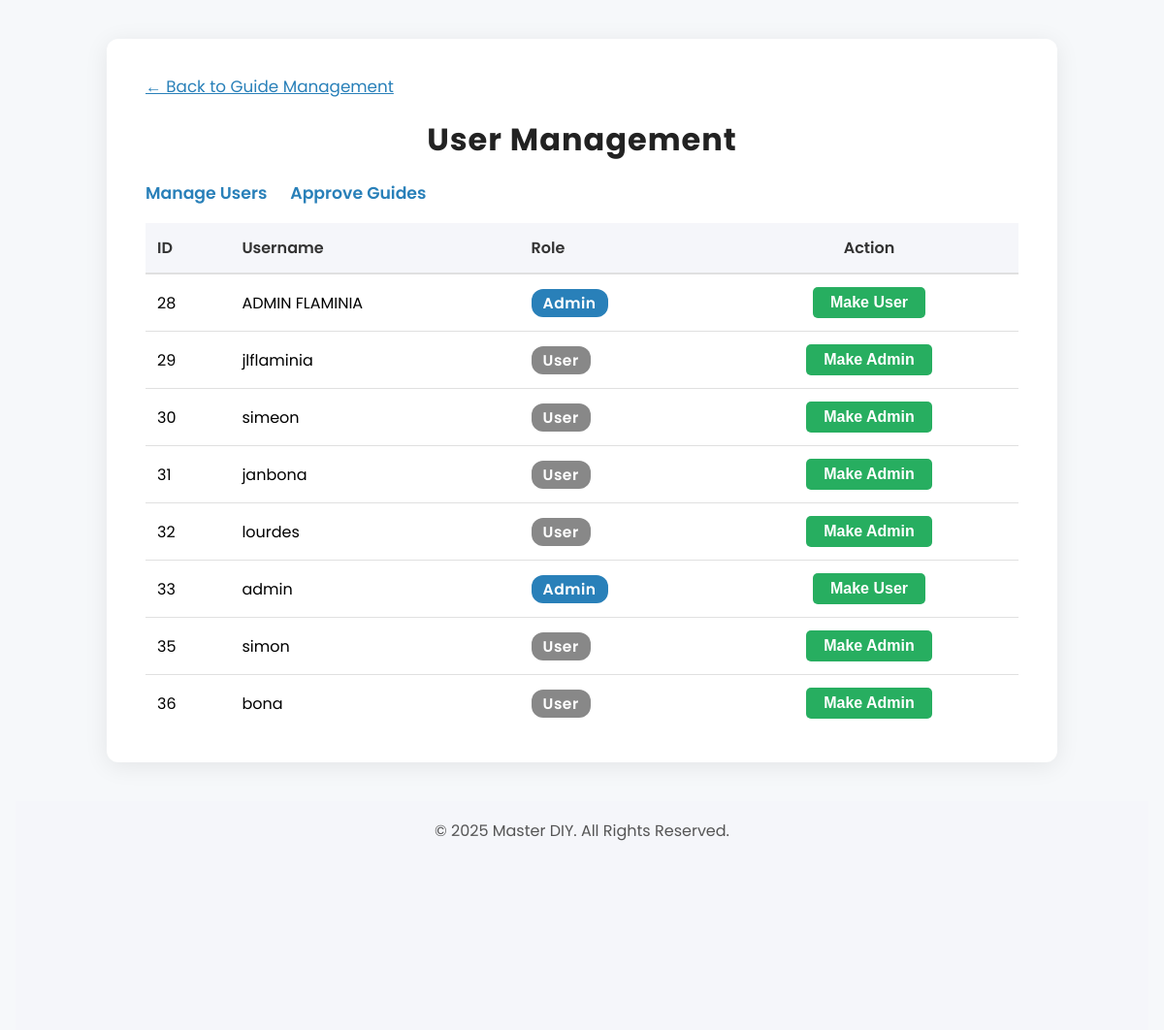
/admin-user.php (signed in), run on the app's committed database.
### tables this page shows
CREATE TABLE `users` (
  `id` int(11) NOT NULL,
  `username` varchar(50) NOT NULL,
  `password` varchar(255) NOT NULL,
  `usertype` varchar(50) NOT NULL DEFAULT 'user'
);

### admin-user.php (the view, shortened to what this page needs)
<?php
$host = 'localhost';
$db = 'masterdiy';
$user = 'root';
$pass = '';
$conn = new mysqli($host, $user, $pass, $db);
$query = "SELECT id, username, usertype FROM users";
$result = $conn->query($query);
?>
<!DOCTYPE html>
<html lang="en">
<head>
    <link rel="stylesheet" href="css/style.css" />
    <link rel="stylesheet" href="css/mediaqueries.css" />
</head>
<body>
    <div class="admin-container">
        <a href="admin.php" class="back-link">&larr; Back to Guide Management</a>
        <div class="admin-title">User Management</div>
        <div class="admin-actions">
            <ul>
                <li><a href="admin-user.php">Manage Users</a></li>
                <li><a href="admin_approve_guides.php">Approve Guides</a></li>
            </ul>
        </div>
        <table class="admin-table">
            <thead>
                <tr>
                    <th>ID</th>
                    <th>Username</th>
                    <th>Role</th>
                    <th style="text-align:center;">Action</th>
                </tr>
            </thead>
            <tbody>
            <?php if ($result && $result->num_rows > 0): ?>
                <?php while($row = $result->fetch_assoc()): ?>
                    <tr>
                        <td><?php echo htmlspecialchars($row['id']); ?></td>
                        <td><?php echo htmlspecialchars($row['username']); ?></td>
                        <td>
                            <?php if ($row['usertype'] === 'admin'): ?>
                                <span class="badge badge-admin">Admin</span>
                            <?php else: ?>
                                <span class="badge badge-user">User</span>
                            <?php endif; ?>
                        </td>
                        <td class="actions-cell">
                            <?php
                            $current_user_id = isset($_SESSION['user_id']) ? $_SESSION['user_id'] : null;
                            if ($current_user_id === null || $row['id'] != $current_user_id):
                            ?>
                                <form method="post" style="display:inline;">
                                    <button type="submit" class="action-btn toggle-btn">
                                        Make <?php echo ($row['usertype'] === 'admin') ? 'User' : 'Admin'; ?>
                                    </button>
                                </form>
                            <?php else: ?>
                                <button class="action-btn toggle-btn" disabled>Yourself</button>
                            <?php endif; ?>
                        </td>
                    </tr>
                <?php endwhile; ?>
            <?php else: ?>
                <tr><td colspan="4" class="no-users">No users found.</td></tr>
            <?php endif; ?>
            </tbody>
        </table>
    </div>
    <footer>
        <p>&copy; <?= date('Y') ?> Master DIY. All Rights Reserved.</p>
    </footer>
</body>
</html>

### css/style.css (style rules this page uses)
* { margin: 0; padding: 0; }
body { font-family: "Poppins", sans-serif; }
html { scroll-behavior: smooth; }
p { color: rgb(85, 85, 85); }
a, .btn { transition: all 300ms ease; }
a { color: black; text-decoration: none; text-decoration-color: white; }
footer { height: 26vh; margin: 0 1rem; }
footer p { text-align: center; }

### admin-user.php (style rules this page uses)
body { background: #f6f8fa; margin: 0; padding: 0; }
.admin-container { max-width: 900px; margin: 40px auto 0 auto; background: #fff; border-radius: 12px; box-shadow: 0 4px 24px rgba(0,0,0,0.08); padding: 36px 40px 32px 40px; }
.admin-title { font-size: 2rem; font-weight: 700; margin-bottom: 18px; color: #222; letter-spacing: 1px; text-align: center; }
.admin-actions { margin-bottom: 18px; }
.admin-actions ul { list-style: none; padding: 0; margin: 0; display: flex; gap: 24px; }
.admin-actions li { display: inline-block; }
.admin-actions a { color: #2980b9; text-decoration: none; font-weight: 600; font-size: 1.08rem; transition: color 0.2s; }
.admin-table { width: 100%; border-collapse: collapse; margin-top: 18px; background: #fff; }
.admin-table th, .admin-table td { padding: 13px 12px; text-align: left; }
.admin-table th { background: #f5f6fa; color: #333; font-weight: 600; border-bottom: 2px solid #e0e0e0; }
.admin-table tr { border-bottom: 1px solid #e0e0e0; }
.admin-table tr:last-child { border-bottom: none; }
.badge { display: inline-block; padding: 3px 12px; border-radius: 12px; font-size: 0.97em; font-weight: 600; letter-spacing: 0.5px; }
.badge-admin { background: #2980b9; color: #fff; }
.badge-user { background: #888; color: #fff; }
.actions-cell { display: flex; gap: 10px; justify-content: center; align-items: center; }
.action-btn { padding: 7px 18px; border: none; border-radius: 5px; font-weight: 600; font-size: 1em; cursor: pointer; transition: background 0.2s, color 0.2s; }
.toggle-btn { background: #27ae60; color: #fff; }
footer { text-align: center; color: #888; font-size: 1rem; margin-top: 40px; padding: 18px 0 10px 0; background: #f5f6fa; }
.back-link { color: #2980b9; margin-left: 0; text-decoration: underline; font-size: 1.05rem; display: inline-block; margin-bottom: 18px; }

### data on the page
users: id "28", username "ADMIN FLAMINIA", usertype "Admin"
users: id "29", username "jlflaminia", usertype "User"
users: id "30", username "simeon", usertype "User"
users: id "31", username "janbona", usertype "User"
users: id "32", username "lourdes", usertype "User"
users: id "33", username "admin", usertype "Admin"
users: id "35", username "simon", usertype "User"
users: id "36", username "bona", usertype "User"
